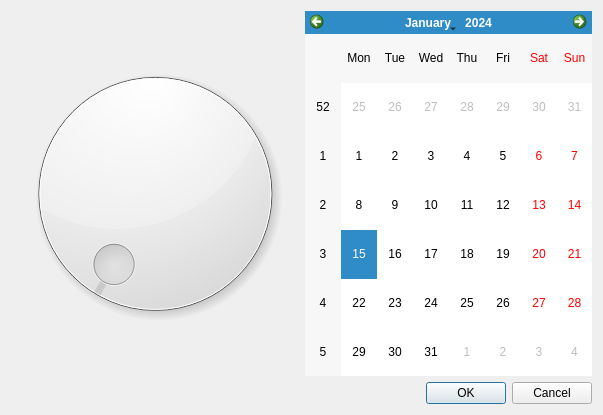
<?xml version="1.0" encoding="UTF-8"?>
<ui version="4.0">
 <class>Dialog</class>
 <widget class="QDialog" name="Dialog">
  <property name="geometry">
   <rect>
    <x>0</x>
    <y>0</y>
    <width>603</width>
    <height>415</height>
   </rect>
  </property>
  <property name="windowTitle">
   <string>Dialog</string>
  </property>
  <layout class="QVBoxLayout" name="verticalLayout">
   <item>
    <layout class="QHBoxLayout" name="horizontalLayout" stretch="1,1">
     <item>
      <widget class="QDial" name="dial"/>
     </item>
     <item>
      <widget class="QCalendarWidget" name="calendarWidget"/>
     </item>
    </layout>
   </item>
   <item>
    <widget class="QDialogButtonBox" name="buttonBox">
     <property name="orientation">
      <enum>Qt::Horizontal</enum>
     </property>
     <property name="standardButtons">
      <set>QDialogButtonBox::Cancel|QDialogButtonBox::Ok</set>
     </property>
    </widget>
   </item>
  </layout>
 </widget>
 <resources/>
 <connections>
  <connection>
   <sender>buttonBox</sender>
   <signal>accepted()</signal>
   <receiver>Dialog</receiver>
   <slot>accept()</slot>
   <hints>
    <hint type="sourcelabel">
     <x>248</x>
     <y>254</y>
    </hint>
    <hint type="destinationlabel">
     <x>157</x>
     <y>274</y>
    </hint>
   </hints>
  </connection>
  <connection>
   <sender>buttonBox</sender>
   <signal>rejected()</signal>
   <receiver>Dialog</receiver>
   <slot>reject()</slot>
   <hints>
    <hint type="sourcelabel">
     <x>316</x>
     <y>260</y>
    </hint>
    <hint type="destinationlabel">
     <x>286</x>
     <y>274</y>
    </hint>
   </hints>
  </connection>
 </connections>
</ui>
